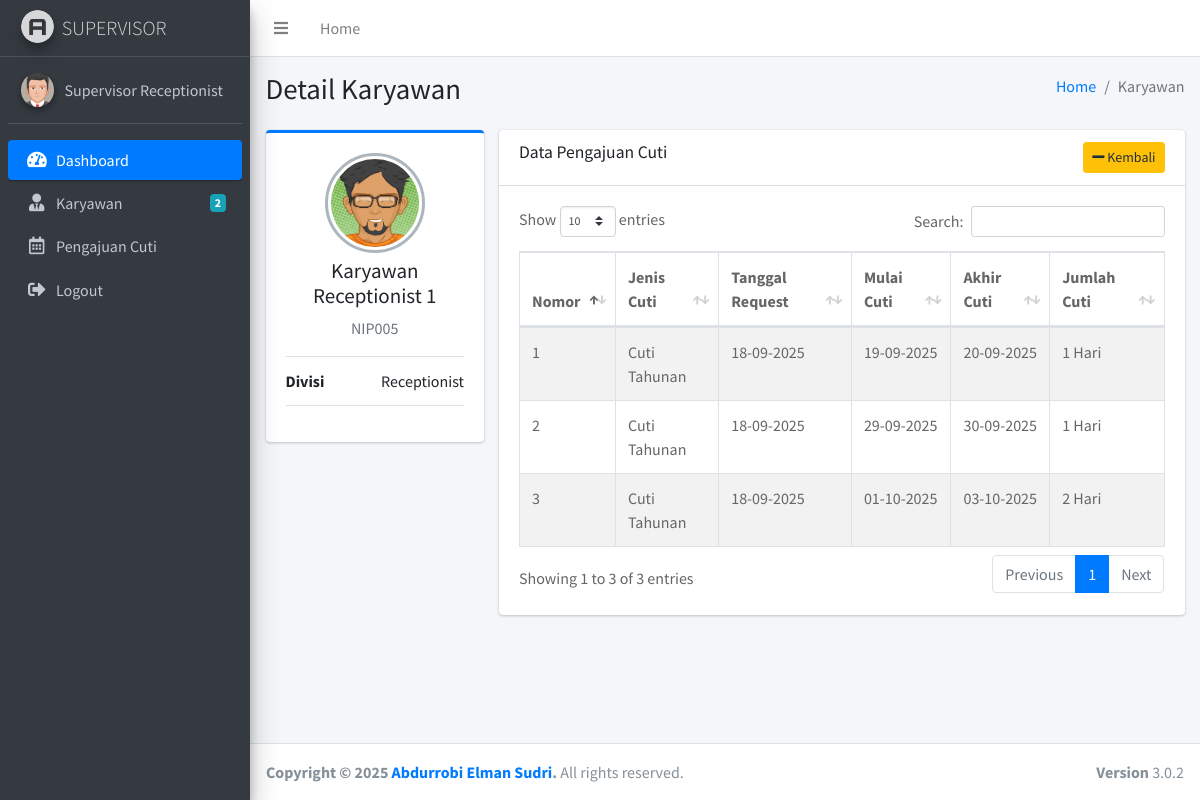
The app's page /supervisor/karyawan_detail.php?id=5 (signed in) with its own data.
### tables this page shows
CREATE TABLE `user` (
  `id` int NOT NULL AUTO_INCREMENT,
  `name` varchar(100) DEFAULT NULL,
  `nip` varchar(100) DEFAULT NULL,
  `kontak` varchar(100) DEFAULT NULL,
  `kelamin` varchar(100) DEFAULT NULL,
  `alamat` varchar(100) DEFAULT NULL,
  `divisi_id` int DEFAULT NULL,
  `role_id` int DEFAULT NULL,
  `username` varchar(100) DEFAULT NULL,
  `password` varchar(100) DEFAULT NULL,
  `foto` varchar(100) DEFAULT NULL,
  `tanda_tangan` varchar(100) DEFAULT NULL,
  `email` varchar(100) DEFAULT NULL,
  `created_at` datetime DEFAULT CURRENT_TIMESTAMP,
  PRIMARY KEY (`id`),
  KEY `fk_divisi` (`divisi_id`),
  KEY `fk_role` (`role_id`),
  CONSTRAINT `fk_divisi` FOREIGN KEY (`divisi_id`) REFERENCES `divisi` (`divisi_id`),
  CONSTRAINT `fk_role` FOREIGN KEY (`role_id`) REFERENCES `role` (`role_id`)
);

CREATE TABLE `divisi` (
  `divisi_id` int NOT NULL AUTO_INCREMENT,
  `divisi_name` varchar(100) NOT NULL,
  PRIMARY KEY (`divisi_id`)
);

CREATE TABLE `cuti` (
  `cuti_id` int NOT NULL AUTO_INCREMENT,
  `divisi_id` int DEFAULT NULL,
  `jenis_cuti_id` int DEFAULT NULL,
  `user_id` int DEFAULT NULL,
  `tanggal_cuti` varchar(100) DEFAULT NULL,
  `tanggal_mulai` varchar(100) DEFAULT NULL,
  `tanggal_selesai` varchar(100) DEFAULT NULL,
  `jumlah_cuti` int DEFAULT NULL,
  `alasan_cuti` text,
  `alamat_cuti` text,
  `supervisor_id` int DEFAULT NULL,
  `supervisor_status` varchar(100) DEFAULT NULL,
  `supervisor_keterangan` varchar(100) DEFAULT NULL,
  `manajer_id` int DEFAULT NULL,
  `manajer_status` varchar(100) DEFAULT NULL,
  `manajer_keterangan` varchar(100) DEFAULT NULL,
  PRIMARY KEY (`cuti_id`),
  KEY `fk_divisi2` (`divisi_id`),
  KEY `fk_jenis_cuti` (`jenis_cuti_id`),
  KEY `fk_user` (`user_id`),
  KEY `fk_supervisor` (`supervisor_id`),
  KEY `fk_manajer` (`manajer_id`),
  CONSTRAINT `fk_divisi2` FOREIGN KEY (`divisi_id`) REFERENCES `divisi` (`divisi_id`),
  CONSTRAINT `fk_jenis_cuti` FOREIGN KEY (`jenis_cuti_id`) REFERENCES `jenis_cuti` (`jenis_cuti_id`),
  CONSTRAINT `fk_manajer` FOREIGN KEY (`manajer_id`) REFERENCES `user` (`id`),
  CONSTRAINT `fk_supervisor` FOREIGN KEY (`supervisor_id`) REFERENCES `user` (`id`),
  CONSTRAINT `fk_user` FOREIGN KEY (`user_id`) REFERENCES `user` (`id`)
);

CREATE TABLE `jenis_cuti` (
  `jenis_cuti_id` int NOT NULL AUTO_INCREMENT,
  `jenis_cuti_name` varchar(100) NOT NULL,
  `jenis_cuti_jumlah` int NOT NULL,
  PRIMARY KEY (`jenis_cuti_id`)
);

### supervisor/karyawan_detail.php (the view)
<?php include 'header.php' ?>
<div class="content-wrapper">
  <section class="content-header">
    <div class="container-fluid">
      <div class="row mb-2">
        <div class="col-sm-6">
          <h1>Detail  Karyawan</h1>
        </div>
        <div class="col-sm-6">
          <ol class="breadcrumb float-sm-right">
            <li class="breadcrumb-item"><a href="#">Home</a></li>
            <li class="breadcrumb-item active">Karyawan</li>
          </ol>
        </div>
      </div>
    </div>
  </section>
  <section class="content">
    <div class="container-fluid">
      <div class="row">
        <div class="col-md-3">
          <?php
          $idkaryawan = $_GET['id'];
          $data = mysqli_query($koneksi,"select divisi.divisi_name as divisi_nama, user.* from user join divisi on user.divisi_id = divisi.divisi_id where user.id=$idkaryawan");
          $d = mysqli_fetch_assoc($data);
          ?>
          <div class="card card-primary card-outline">
            <div class="card-body box-profile">
              <div class="text-center">
                <?php
                if($d['foto']=="karyawan_foto.png"){
                  ?>
                  <img class="profile-user-img img-fluid img-circle"
                  src="../dist/img/karyawan_foto.png"
                  alt="User profile picture">
                  <?php
                }else{
                  ?>
                  <img class="profile-user-img img-fluid img-circle"
                  src="../gambar/user/<?php echo $d['_foto'] ?>"
                  alt="User profile picture">
                  <?php
                }
                ?>
              </div>
              <h3 class="profile-username text-center"><?php echo $d['name'] ?></h3>
              <p class="text-muted text-center"><?php echo $d['nip'] ?></p>
              <ul class="list-group list-group-unbordered mb-3">
                <li class="list-group-item">
                  <b>Divisi</b> <a class="float-right"><?php echo $d['divisi_nama'] ?></a>
                </li>
              </ul>
            </div>
          </div>
        </div>
        <div class="col-md-9">
          <div class="card">
            <div class="card-header">
              <h3 class="card-title">Data Pengajuan Cuti</h3>
              <div class="float-right">
                <a href="karyawan.php" class="btn btn-sm btn-warning"><i class="fa fa-minus"></i> Kembali</a>
              </div>
            </div>
            <div class="card-body">
              <div class="tab-content">
                <div class="active tab-pane">
                  <div class="post">
                    <div class="table-responsive">
                      <table id="example1" class="table table-bordered table-striped">
                          <thead>
                            <tr>
                              <th width="1%">Nomor</th>
                              <th>Jenis Cuti</th>
                              <th>Tanggal Request</th>
                              <th>Mulai Cuti</th>
                              <th>Akhir Cuti</th>
                              <th>Jumlah Cuti</th>
                            </tr>
                          </thead>
                          <tbody>
                            <?php
                            $idkaryawan = $_GET['id'];
                            $no=1;
                            $data = mysqli_query($koneksi,"select jenis_cuti.jenis_cuti_name as jenis_nama, cuti.* from cuti join jenis_cuti on cuti.jenis_cuti_id = jenis_cuti.jenis_cuti_id where cuti.user_id=$idkaryawan");
                            while($d = mysqli_fetch_array($data)){
                              ?>
                              <tr>
                                <td><?php echo $no++; ?></td>
                                <td><?php echo $d['jenis_nama'] ?></td>
                                <td><?php echo date('d-m-Y', strtotime($d['tanggal_cuti'])) ?></td>
                                <td><?php echo date('d-m-Y', strtotime($d['tanggal_mulai'])) ?></td>
                                <td><?php echo date('d-m-Y', strtotime($d['tanggal_selesai'])) ?></td>
                                <td>
                                  <?php
                                  $x = date("d", strtotime($d['tanggal_mulai']));
                                  $xx = date("d", strtotime($d['tanggal_selesai']));
                                  $hasil = abs($x-$xx);
                                  echo $hasil." Hari";
                                  ?>
                                </td>
                              </tr>
                              <?php
                            }
                            ?>
                          </tbody>
                        </table>
                      </div>
                    </div>
                </div>
              </div>
            </div>
          </div>
        </div>
      </div>
    </div>
  </section>
</div>
<?php include 'footer.php' ?>

### supervisor/header.php (shortened to what this page needs)
<!DOCTYPE html>
<html>
<head>
  <link rel="stylesheet" href="../plugins/fontawesome-free/css/all.min.css">
  <link rel="stylesheet" href="https://code.ionicframework.com/ionicons/2.0.1/css/ionicons.min.css">
  <link rel="stylesheet" href="../plugins/tempusdominus-bootstrap-4/css/tempusdominus-bootstrap-4.min.css">
  <link rel="stylesheet" href="../plugins/icheck-bootstrap/icheck-bootstrap.min.css">
  <link rel="stylesheet" href="../plugins/jqvmap/jqvmap.min.css">
  <link rel="stylesheet" href="../plugins/datatables-bs4/css/dataTables.bootstrap4.css">
  <link rel="stylesheet" href="../dist/css/adminlte.min.css">
  <link rel="stylesheet" href="../plugins/overlayScrollbars/css/OverlayScrollbars.min.css">
  <link rel="stylesheet" href="../plugins/daterangepicker/daterangepicker.css">
  <link rel="stylesheet" href="../plugins/summernote/summernote-bs4.css">
</head>
  <?php include '../koneksi.php'; ?>
<body class="hold-transition sidebar-mini layout-fixed">
<div class="wrapper">
  <nav class="main-header navbar navbar-expand navbar-white navbar-light">
    <ul class="navbar-nav">
      <li class="nav-item">
        <a class="nav-link" data-widget="pushmenu" href="#"><i class="fas fa-bars"></i></a>
      </li>
      <li class="nav-item d-none d-sm-inline-block">
        <a href="index.php" class="nav-link">Home</a>
      </li>
    </ul>
  </nav>
  <aside class="main-sidebar sidebar-dark-primary elevation-4">
    <a href="index.php" class="brand-link">
      <img src="../dist/img/AdminLTELogo.png" alt="AdminLTE Logo" class="brand-image img-circle elevation-3"
           style="opacity: .8">
      <span class="brand-text font-weight-light">SUPERVISOR</span>
    </a>
    <?php
    $saya = $_SESSION['id'];
    $data = mysqli_query($koneksi,"select * from user where id=$saya");
    $d = mysqli_fetch_assoc($data);
     ?>
    <div class="sidebar">
      <div class="user-panel mt-3 pb-3 mb-3 d-flex">
        <div class="image">
          <?php
          if($d['foto']=="supervisor_foto.png"){
            ?>
            <img src="../dist/img/supervisor_foto.png" class="img-circle elevation-2" alt="User Image">
            <?php
          }else{
            ?>
            <img src="../gambar/user/<?php echo $d['foto'] ?>" class="img-circle elevation-2" alt="User Image">
            <?php
          }
          ?>
        </div>
        <div class="info">
          <a href="#" class="d-block"><?php echo $d['name'] ?></a>
        </div>
      </div>
      <nav class="mt-2">
        <ul class="nav nav-pills nav-sidebar flex-column" data-widget="treeview" role="menu" data-accordion="false">
          <li class="nav-item has-treeview menu-open">
            <a href="index.php" class="nav-link active">
              <i class="nav-icon fas fa-tachometer-alt"></i>
              <p>
                Dashboard
              </p>
            </a>
          </li>
          <li class="nav-item">
            <a href="karyawan.php" class="nav-link">
              <i class="nav-icon fas fa-user-tie"></i>
              <p>
                Karyawan
                <?php
                $divisi = $_SESSION['divisi'];
                $karyawan = mysqli_query($koneksi,"select * from user where divisi_id=$divisi and role_id=1");
                $k = mysqli_num_rows($karyawan);
                 ?>
                <span class="badge badge-info right"><?php echo $k ?></span>
              </p>
            </a>
          </li>
          <li class="nav-item">
            <a href="cuti.php" class="nav-link">
              <i class="nav-icon far fa-calendar-alt"></i>
              <p>
                Pengajuan Cuti
              </p>
            </a>
          </li>
           <li class="nav-item">
            <a href="logout.php" class="nav-link">
              <i class="nav-icon fas fa-sign-out-alt"></i>
              <p>
                Logout
              </p>
            </a>
          </li>
        </ul>
      </nav>
    </div>
  </aside>

### records on screen
user: name "Supervisor Receptionist"
user: name "Karyawan Receptionist 1", nip "NIP005", divisi.divisi_name "Receptionist"
cuti: jenis_cuti.jenis_cuti_name "Cuti Tahunan", tanggal_cuti "18-09-2025", tanggal_mulai "19-09-2025", tanggal_selesai "20-09-2025", hasil "1"
cuti: jenis_cuti.jenis_cuti_name "Cuti Tahunan", tanggal_cuti "18-09-2025", tanggal_mulai "29-09-2025", tanggal_selesai "30-09-2025", hasil "1"
cuti: jenis_cuti.jenis_cuti_name "Cuti Tahunan", tanggal_cuti "18-09-2025", tanggal_mulai "01-10-2025", tanggal_selesai "03-10-2025", hasil "2"

### other values on screen
$k "2"
